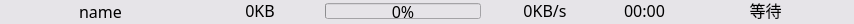
<?xml version="1.0" encoding="UTF-8"?>
<ui version="4.0">
 <class>DownloadWidget</class>
 <widget class="QWidget" name="DownloadWidget">
  <property name="geometry">
   <rect>
    <x>0</x>
    <y>0</y>
    <width>854</width>
    <height>24</height>
   </rect>
  </property>
  <property name="windowTitle">
   <string>Form</string>
  </property>
  <property name="styleSheet">
   <string notr="true">QWidget
{
	background-color: rgb(230, 228, 232);
	font-size:16px;
	color: rgb(0, 0, 0);
	font-family:Microsoft Yahei;
}
QDateTimeEdit
{
	border-color: rgb(63, 63, 63);

}
QLabel
{
	color: rgb(0, 0, 0);
	font-family:Microsoft Yahei;
}
QPushButton
{
	background-color: rgb(155, 167, 179);
	font:bold;
	border-color: rgb(176, 186, 221);
	border-width: 2px;
    border-style: solid;
}

QPushButton:hover
{
   border-color: rgb(255, 255, 255);
}
QPushButton:pressed
{
   border-color: rgb(255, 255, 255);
}



QScrollBar:vertical
{
    width:17px;
    background:rgba(0,0,0,0%);
    margin:0px,0px,0px,0px;
    padding-top:17px;
    padding-bottom:17px;
}

QScrollBar::handle:vertical
{
    width:17px;
    background:rgba(0,0,0,25%);
    border-radius:4px;
    min-height:20;
}

QScrollBar::handle:vertical:hover
{
    width:17px;
    background:rgba(0,0,0,50%);
    border-radius:4px;
    min-height:20;
}

QScrollBar::add-line:vertical
{
    height:17px;width:17px;
    border-image:url(:/icon/res/scroll_down_normal.png);
    subcontrol-position:bottom;
}

QScrollBar::sub-line:vertical
{
    height:17px;width:17px;
    border-image:url(:/icon/res/scroll_up_normal.png);
    subcontrol-position:top;
}
QScrollBar::add-line:vertical:hover
{
	height:17px;width:17px;
    border-image:url(:/icon/res/scroll_down_click.png);
    subcontrol-position:bottom;
}
QScrollBar::sub-line:vertical:hover
{
	height:17px;width:17px;
    border-image:url(:/icon/res/scroll_up_click.png);
    subcontrol-position:top;
}
QScrollBar::add-page:vertical,QScrollBar::sub-page:vertical
{
    background:rgba(0,0,0,10%);
    border-radius:4px;
}

QTreeView::item
{
	margin:3px;
}</string>
  </property>
  <widget class="QLabel" name="nameLabel">
   <property name="geometry">
    <rect>
     <x>5</x>
     <y>0</y>
     <width>191</width>
     <height>20</height>
    </rect>
   </property>
   <property name="font">
    <font>
     <family>Microsoft Yahei</family>
     <pointsize>-1</pointsize>
    </font>
   </property>
   <property name="text">
    <string>&lt;html&gt;&lt;head/&gt;&lt;body&gt;&lt;p&gt;name&lt;/p&gt;&lt;/body&gt;&lt;/html&gt;</string>
   </property>
   <property name="alignment">
    <set>Qt::AlignCenter</set>
   </property>
  </widget>
  <widget class="QLabel" name="sizeLabel">
   <property name="geometry">
    <rect>
     <x>210</x>
     <y>0</y>
     <width>100</width>
     <height>20</height>
    </rect>
   </property>
   <property name="font">
    <font>
     <family>Microsoft Yahei</family>
     <pointsize>-1</pointsize>
    </font>
   </property>
   <property name="text">
    <string>0KB</string>
   </property>
   <property name="alignment">
    <set>Qt::AlignCenter</set>
   </property>
  </widget>
  <widget class="QProgressBar" name="progressBar">
   <property name="geometry">
    <rect>
     <x>325</x>
     <y>3</y>
     <width>156</width>
     <height>16</height>
    </rect>
   </property>
   <property name="font">
    <font>
     <family>Microsoft Yahei</family>
     <pointsize>-1</pointsize>
    </font>
   </property>
   <property name="value">
    <number>0</number>
   </property>
   <property name="alignment">
    <set>Qt::AlignCenter</set>
   </property>
  </widget>
  <widget class="QLabel" name="speedLabel">
   <property name="geometry">
    <rect>
     <x>495</x>
     <y>0</y>
     <width>100</width>
     <height>20</height>
    </rect>
   </property>
   <property name="font">
    <font>
     <family>Microsoft Yahei</family>
     <pointsize>-1</pointsize>
    </font>
   </property>
   <property name="text">
    <string>0KB/s</string>
   </property>
   <property name="alignment">
    <set>Qt::AlignCenter</set>
   </property>
  </widget>
  <widget class="QLabel" name="timeLabel">
   <property name="geometry">
    <rect>
     <x>593</x>
     <y>0</y>
     <width>103</width>
     <height>20</height>
    </rect>
   </property>
   <property name="font">
    <font>
     <family>Microsoft Yahei</family>
     <pointsize>-1</pointsize>
    </font>
   </property>
   <property name="text">
    <string>00:00</string>
   </property>
   <property name="alignment">
    <set>Qt::AlignCenter</set>
   </property>
  </widget>
  <widget class="QLabel" name="statusLabel">
   <property name="geometry">
    <rect>
     <x>710</x>
     <y>0</y>
     <width>111</width>
     <height>20</height>
    </rect>
   </property>
   <property name="font">
    <font>
     <family>Microsoft Yahei</family>
     <pointsize>-1</pointsize>
    </font>
   </property>
   <property name="text">
    <string>等待</string>
   </property>
   <property name="alignment">
    <set>Qt::AlignCenter</set>
   </property>
  </widget>
 </widget>
 <resources/>
 <connections/>
</ui>
